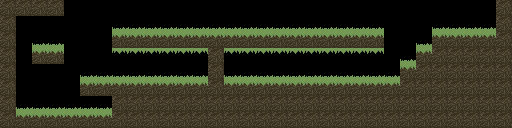

Below is a game level as drawn by its tile map, then a one-line description and the .tmx that defines it (tile-layer data replaced by summaries):
An orthogonal 32x8 tile map with 16x16 px tiles, 2 tile layers (floor, foliage) and 19 objects.

<map version="1.2" tiledversion="1.3.4" orientation="orthogonal" renderorder="right-down" width="32" height="8" tilewidth="16" tileheight="16" infinite="0" nextlayerid="8" nextobjectid="66">
 <tileset firstgid="1" source="floor-tile111.tsx" />
 <layer id="1" name="floor" width="32" height="8">
  <data>[256 cells, 149 non-empty, 2 distinct tile ids]</data>
 </layer>
 <layer id="2" name="foliage" width="32" height="8">
  <data>[256 cells, 102 non-empty, 3 distinct tile ids]</data>
 </layer>
 <objectgroup id="3" name="crystals">
  <object id="1" x="48" y="96">
   <ellipse />
  </object>
  <object id="2" x="48" y="32">
   <ellipse />
  </object>
  <object id="3" x="256" y="64">
   <ellipse />
  </object>
  <object id="4" x="256" y="16">
   <ellipse />
  </object>
 </objectgroup>
 <objectgroup id="5" name="Obstacles">
  <object id="31" x="432" y="32" width="80" height="96" />
  <object id="32" x="112" y="32" width="272" height="16" />
  <object id="33" x="112" y="80" width="320" height="48" />
  <object id="34" x="0" y="112" width="112" height="16" />
  <object id="35" x="32" y="48" width="32" height="16" />
  <object id="36" x="80" y="80" width="32" height="16" />
  <object id="38" x="416" y="48" width="16" height="16" />
  <object id="39" x="400" y="64" width="32" height="16" />
  <object id="40" x="512" y="-16">
   <polygon points="0,0 -47.9545,48.0227 -0.247188,47.7713" />
  </object>
  <object id="56" x="0" y="0" width="16" height="112" />
  <object id="58" x="0" y="-160" width="16" height="160" />
  <object id="61" x="0" y="-176" width="512" height="16" />
  <object id="62" x="496" y="-160" width="16" height="144" />
  <object id="63" x="16" y="0" width="48" height="16" />
 </objectgroup>
 <objectgroup id="7" name="Object Layer 3">
  <object id="65" x="96" y="0" width="85" height="19">
   <text fontfamily="Comic Sans MS" wrap="1" color="#ff0000">Cringetopia</text>
  </object>
 </objectgroup>
</map>